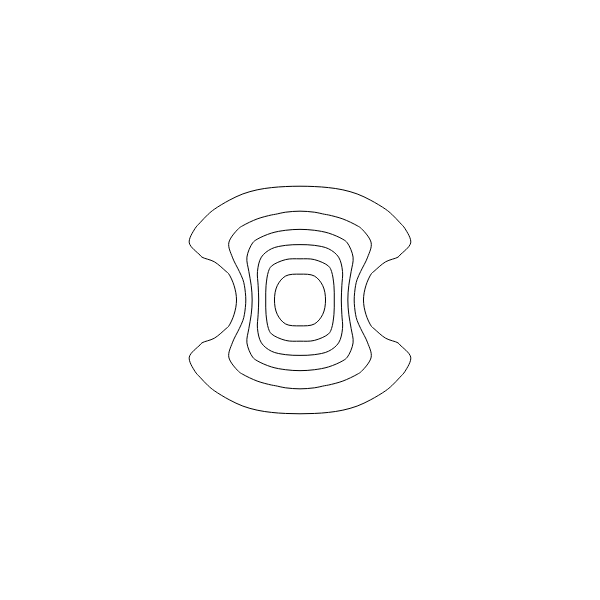

The code cell stored with this chart in its notebook:
### Code cell
# Display the contour lines of the density
# One can see the missing density around the atoms
view_contour(scf1, scf1.n)

### Figure 1 — Plotly figure (JSON) as saved in the notebook; plotly's stock layout.template omitted (floating-point values rounded to 4 significant figures; data arrays with more than 128 entries replaced by an {"elided": "..."} marker saying what was removed)
{"data": [{"contours": {"coloring": "none"}, "line": {"width": 1}, "ncontours": 10, "type": "contour", "x": {"elided": "3528 float values"}, "y": {"elided": "3528 float values"}, "z": {"elided": "3528 float values"}}], "layout": {"height": 600, "margin": {"b": 0, "l": 0, "r": 0, "t": 0}, "width": 600, "xaxis": {"range": [0, 20], "visible": false}, "yaxis": {"range": [0, 20], "visible": false}}}
